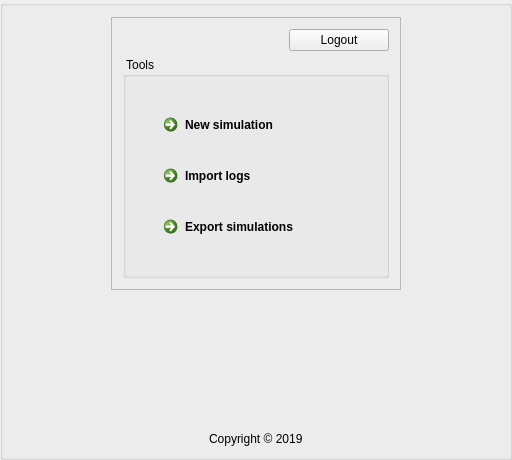
<?xml version="1.0" encoding="UTF-8"?>
<ui version="4.0">
 <class>WgtMain</class>
 <widget class="QWidget" name="WgtMain">
  <property name="geometry">
   <rect>
    <x>0</x>
    <y>0</y>
    <width>512</width>
    <height>460</height>
   </rect>
  </property>
  <property name="sizePolicy">
   <sizepolicy hsizetype="Fixed" vsizetype="Fixed">
    <horstretch>0</horstretch>
    <verstretch>0</verstretch>
   </sizepolicy>
  </property>
  <property name="windowTitle">
   <string>WgtMain</string>
  </property>
  <layout class="QVBoxLayout" name="verticalLayout_4">
   <property name="spacing">
    <number>0</number>
   </property>
   <property name="leftMargin">
    <number>0</number>
   </property>
   <property name="topMargin">
    <number>0</number>
   </property>
   <property name="rightMargin">
    <number>0</number>
   </property>
   <property name="bottomMargin">
    <number>0</number>
   </property>
   <item>
    <widget class="QGroupBox" name="groupBox_2">
     <property name="minimumSize">
      <size>
       <width>512</width>
       <height>0</height>
      </size>
     </property>
     <property name="maximumSize">
      <size>
       <width>512</width>
       <height>16777215</height>
      </size>
     </property>
     <property name="title">
      <string/>
     </property>
     <layout class="QVBoxLayout" name="verticalLayout_3">
      <item alignment="Qt::AlignHCenter|Qt::AlignVCenter">
       <widget class="QFrame" name="frame">
        <property name="sizePolicy">
         <sizepolicy hsizetype="Maximum" vsizetype="Maximum">
          <horstretch>0</horstretch>
          <verstretch>0</verstretch>
         </sizepolicy>
        </property>
        <property name="frameShape">
         <enum>QFrame::StyledPanel</enum>
        </property>
        <property name="frameShadow">
         <enum>QFrame::Raised</enum>
        </property>
        <layout class="QVBoxLayout" name="verticalLayout_2">
         <item alignment="Qt::AlignRight">
          <widget class="QPushButton" name="logout_btn">
           <property name="sizePolicy">
            <sizepolicy hsizetype="Maximum" vsizetype="Fixed">
             <horstretch>0</horstretch>
             <verstretch>0</verstretch>
            </sizepolicy>
           </property>
           <property name="minimumSize">
            <size>
             <width>100</width>
             <height>0</height>
            </size>
           </property>
           <property name="text">
            <string>Logout</string>
           </property>
          </widget>
         </item>
         <item>
          <widget class="QGroupBox" name="groupBox">
           <property name="sizePolicy">
            <sizepolicy hsizetype="Maximum" vsizetype="Maximum">
             <horstretch>0</horstretch>
             <verstretch>0</verstretch>
            </sizepolicy>
           </property>
           <property name="title">
            <string> Tools </string>
           </property>
           <layout class="QVBoxLayout" name="verticalLayout">
            <property name="spacing">
             <number>15</number>
            </property>
            <property name="leftMargin">
             <number>30</number>
            </property>
            <property name="topMargin">
             <number>30</number>
            </property>
            <property name="rightMargin">
             <number>30</number>
            </property>
            <property name="bottomMargin">
             <number>30</number>
            </property>
            <item>
             <widget class="QCommandLinkButton" name="new_sim_btn">
              <property name="sizePolicy">
               <sizepolicy hsizetype="Maximum" vsizetype="Preferred">
                <horstretch>0</horstretch>
                <verstretch>0</verstretch>
               </sizepolicy>
              </property>
              <property name="minimumSize">
               <size>
                <width>200</width>
                <height>0</height>
               </size>
              </property>
              <property name="text">
               <string>New simulation</string>
              </property>
             </widget>
            </item>
            <item>
             <widget class="QCommandLinkButton" name="imp_btn">
              <property name="sizePolicy">
               <sizepolicy hsizetype="Maximum" vsizetype="Preferred">
                <horstretch>0</horstretch>
                <verstretch>0</verstretch>
               </sizepolicy>
              </property>
              <property name="text">
               <string>Import logs</string>
              </property>
             </widget>
            </item>
            <item>
             <widget class="QCommandLinkButton" name="exp_btn">
              <property name="sizePolicy">
               <sizepolicy hsizetype="Maximum" vsizetype="Preferred">
                <horstretch>0</horstretch>
                <verstretch>0</verstretch>
               </sizepolicy>
              </property>
              <property name="text">
               <string>Export simulations</string>
              </property>
             </widget>
            </item>
           </layout>
          </widget>
         </item>
        </layout>
       </widget>
      </item>
      <item alignment="Qt::AlignHCenter|Qt::AlignBottom">
       <widget class="QLabel" name="label">
        <property name="sizePolicy">
         <sizepolicy hsizetype="Maximum" vsizetype="Maximum">
          <horstretch>0</horstretch>
          <verstretch>0</verstretch>
         </sizepolicy>
        </property>
        <property name="text">
         <string>Copyright © 2019</string>
        </property>
       </widget>
      </item>
     </layout>
    </widget>
   </item>
  </layout>
 </widget>
 <layoutdefault spacing="6" margin="11"/>
 <resources/>
 <connections/>
</ui>
